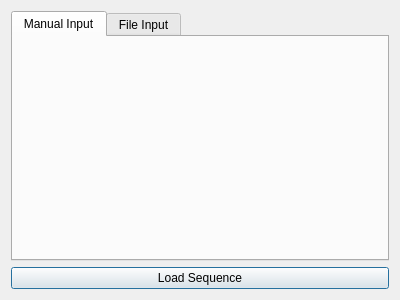
<?xml version="1.0" encoding="UTF-8"?>
<ui version="4.0">
 <class>Dialog</class>
 <widget class="QDialog" name="Dialog">
  <property name="geometry">
   <rect>
    <x>0</x>
    <y>0</y>
    <width>400</width>
    <height>300</height>
   </rect>
  </property>
  <property name="windowTitle">
   <string>Dialog</string>
  </property>
  <layout class="QVBoxLayout" name="verticalLayout">
   <item>
    <widget class="QTabWidget" name="tabWidget">
     <property name="currentIndex">
      <number>0</number>
     </property>
     <widget class="QWidget" name="manual_input">
      <attribute name="title">
       <string>Manual Input</string>
      </attribute>
     </widget>
     <widget class="QWidget" name="file_input">
      <attribute name="title">
       <string>File Input</string>
      </attribute>
     </widget>
    </widget>
   </item>
   <item>
    <widget class="QPushButton" name="load_sequence">
     <property name="text">
      <string>Load Sequence</string>
     </property>
    </widget>
   </item>
  </layout>
 </widget>
 <resources/>
 <connections/>
</ui>
